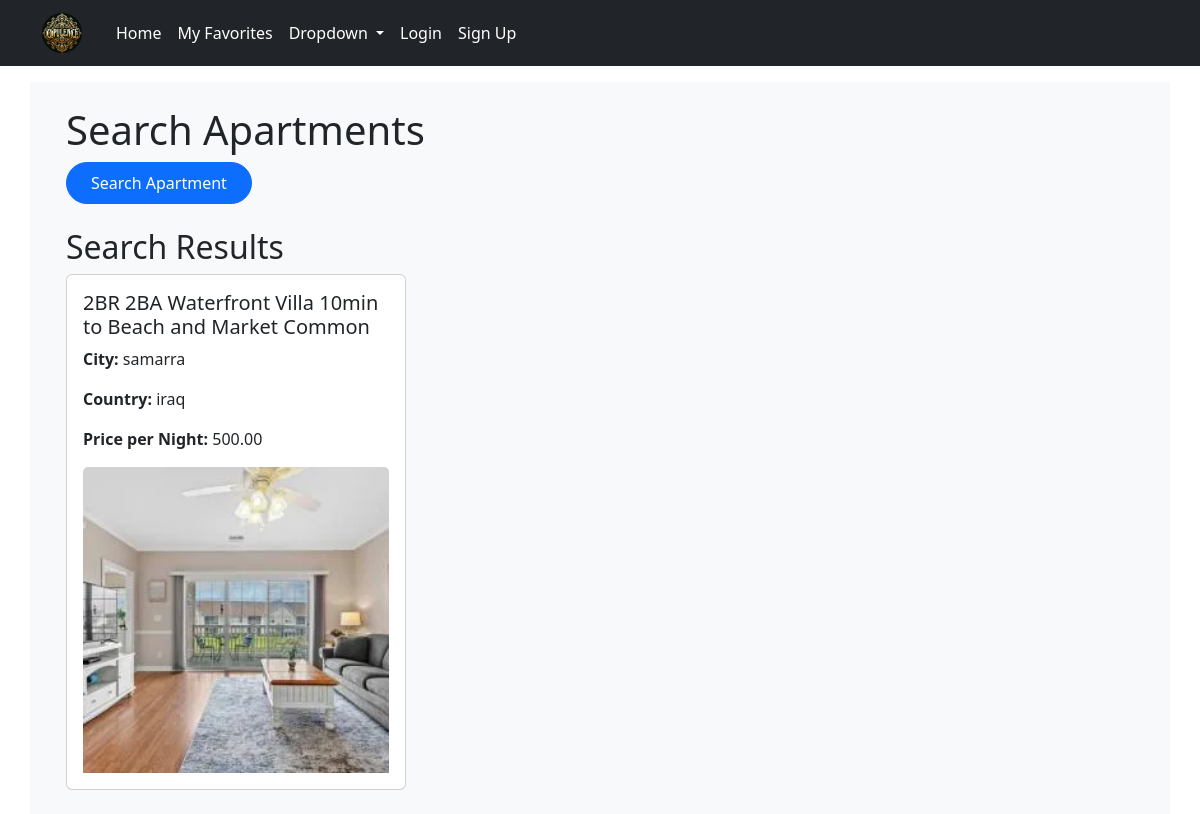
The app's page /search/ with its own data.
### apartments/models.py (models this page shows, shortened)
class Apartment(models.Model):
    category = models.ForeignKey(Category, on_delete=models.CASCADE)
    country=models.ForeignKey(Country,on_delete=models.SET_NULL,null=True,blank=True)
    city = models.ForeignKey(City, on_delete=models.CASCADE)
    apt_name = models.CharField(max_length=255)
    description = models.TextField()
    cover_image=models.ImageField(upload_to='covers/',null=True)
    district = models.CharField(max_length=30)
    is_active = models.BooleanField(default=True)
    is_booked = models.BooleanField(default=False)
    rooms = models.IntegerField()
    beds = models.IntegerField()
    bath_rooms = models.IntegerField()
    wifi = models.BooleanField(default=False)
    tv = models.BooleanField(default=False)
    price_per_night = models.DecimalField(max_digits=10, decimal_places=2)
    user = models.ForeignKey(settings.AUTH_USER_MODEL, null=True, blank=True, on_delete=models.CASCADE)
    created_at = models.DateTimeField(auto_now_add=True,null=True)
    updated_at = models.DateTimeField(auto_now=True,null=True)

class City(models.Model):
    city_name = models.CharField(max_length=100)
    city_image=models.ImageField(upload_to="cities/",null=True,blank=True)
    postal_code = models.IntegerField()
    country = models.ForeignKey(Country, on_delete=models.CASCADE)
    def __str__(self):
        return self.city_name

class Country(models.Model):
    country_name = models.CharField(max_length=100)
    country_image=models.ImageField(upload_to='countries/', blank=True, null=True)
    def __str__(self):
        return self.country_name

### apartments/views.py (the view)
# urls.py: path('search/', views.search_apartments, name='search_apartments'),
def search_apartments(request):
    country_name=request.GET.get("country_input")
    country_id=request.GET.get("country_id")
    category_id=request.GET.get("category")
    city_name = request.GET.get("city_input")
    city_select = request.GET.get("city_select")
    n_rooms = request.GET.get("n_rooms")
    price_starts = request.GET.get("price_starts")
    price_ends = request.GET.get("price_ends")
    apartments = Apartment.objects.all()
    if country_name:
        apartments = apartments.filter(country__country_name__contains=country_name)
    if country_id:
        apartments = apartments.filter(country=country_id)
    if category_id:
        apartments = apartments.filter(category=category_id)
    if city_name:
        apartments = apartments.filter(city__city_name__contains=city_name)
    if city_select:
        apartments = apartments.filter(city__city_name=city_select)
    if n_rooms:
        apartments = apartments.filter(rooms__gte=n_rooms)
    if  price_starts and price_ends:
        apartments = apartments.filter(price_per_night__range=(price_starts, price_ends))
    elif price_starts:
        apartments = apartments.filter(price_per_night__gte=price_starts)
    elif price_ends:
        apartments = apartments.filter(price_per_night__lte=price_ends)
    context = {
        'apartments': apartments,
        'cities': City.objects.all(),
        'countries': Country.objects.all().order_by('country_name'),
    }
    return render(request, 'apartment/find_apartment.html', context)

### templates/apartment/find_apartment.html (shortened to what this page needs)
<!DOCTYPE html>
{% extends "base.html" %}
{% block content %}
<div class="container bg-light p-4 mt-3">
<div class="container">
    <h1>Search Apartments</h1>
    {% include "partials/search_bar.html" %}
</div>
{% if apartments %}
<div class="container">
    <h2 class="mt-4">Search Results</h2>
    <div class="row row-cols-1 row-cols-md-2 row-cols-lg-3 g-4">
        {% for apartment in apartments %}
        <div class="col">
            <a href="{% url 'detail' apartment.id %}" class="card text-decoration-none">
                <div class="card-body">
                    <h5 class="card-title">{{ apartment.apt_name }}</h5>
                    <p class="card-text"><strong>City:</strong> {{ apartment.city }}</p>
                    <p class="card-text"><strong>Country:</strong> {{ apartment.country }}</p>
                    <p class="card-text"><strong>Price per Night:</strong> {{ apartment.price_per_night }}</p>
                    {% if apartment.cover_image %}
                    <img src="{{ apartment.cover_image.url }}" class="card-img-top" alt="Apartment Image">
                    {% endif %}
                </div>
            </a>
        </div>
        {% endfor %}
    </div>
</div>
{% else %}
<div class="container mt-4">
    <p>No apartments found.</p>
</div>
{% endif %}
</div>
{% endblock content %}

### BookingSystem/static/css/style.css (style rules this page uses)
body { background-color: black; color: white; }

### records on screen
Apartment: apt_name "2BR 2BA Waterfront Villa 10min to Beach and Market Common", city "samarra", country "iraq", price_per_night "500.00", cover_image (picture)
